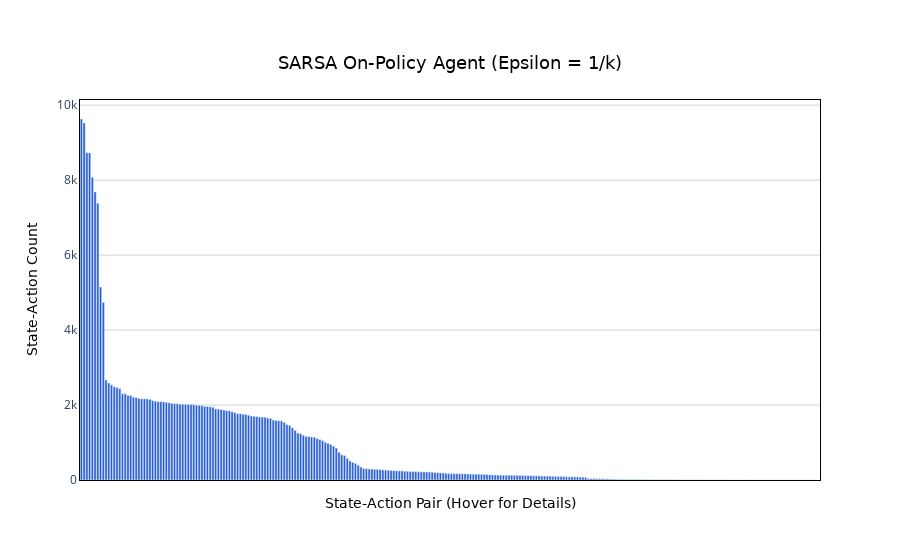

Notebook code for this chart:
### Code cell
plot_state_action_counts(sarsa_agent_2.n_counter, "SARSA On-Policy Agent (Epsilon = 1/k)")

### Figure 1 — Plotly figure (JSON) as saved in the notebook; plotly's stock layout.template omitted (floating-point values rounded to 4 significant figures; data arrays with more than 128 entries replaced by an {"elided": "..."} marker saying what was removed)
{"data": [{"hoverinfo": "text", "hoverlabel": {"bgcolor": "rgba(60, 60, 60, 0.85)", "bordercolor": "rgba(60, 60, 60, 0.85)", "font": {"color": "white", "family": "DejaVu Sans, Arial, sans-serif"}}, "hovertext": {"elided": "270 str values"}, "marker": {"color": "#245cd4"}, "type": "bar", "x": {"elided": "270 str values"}, "y": {"elided": "270 int values"}}], "layout": {"plot_bgcolor": "white", "title": {"font": {"color": "black", "family": "DejaVu Sans, Arial, sans-serif", "size": 18}, "text": "SARSA On-Policy Agent (Epsilon = 1/k)", "x": 0.5, "xanchor": "center", "y": 0.9, "yanchor": "top"}, "xaxis": {"linecolor": "black", "linewidth": 1, "mirror": true, "showline": true, "tickmode": "array", "ticktext": [], "tickvals": [], "title": {"font": {"color": "black", "family": "DejaVu Sans, Arial, sans-serif", "size": 14}, "text": "State-Action Pair (Hover for Details)"}}, "yaxis": {"gridcolor": "lightgray", "gridwidth": 1, "linecolor": "black", "linewidth": 1, "mirror": true, "showgrid": true, "showline": true, "title": {"font": {"color": "black", "family": "DejaVu Sans, Arial, sans-serif", "size": 14}, "text": "State-Action Count"}}}}
